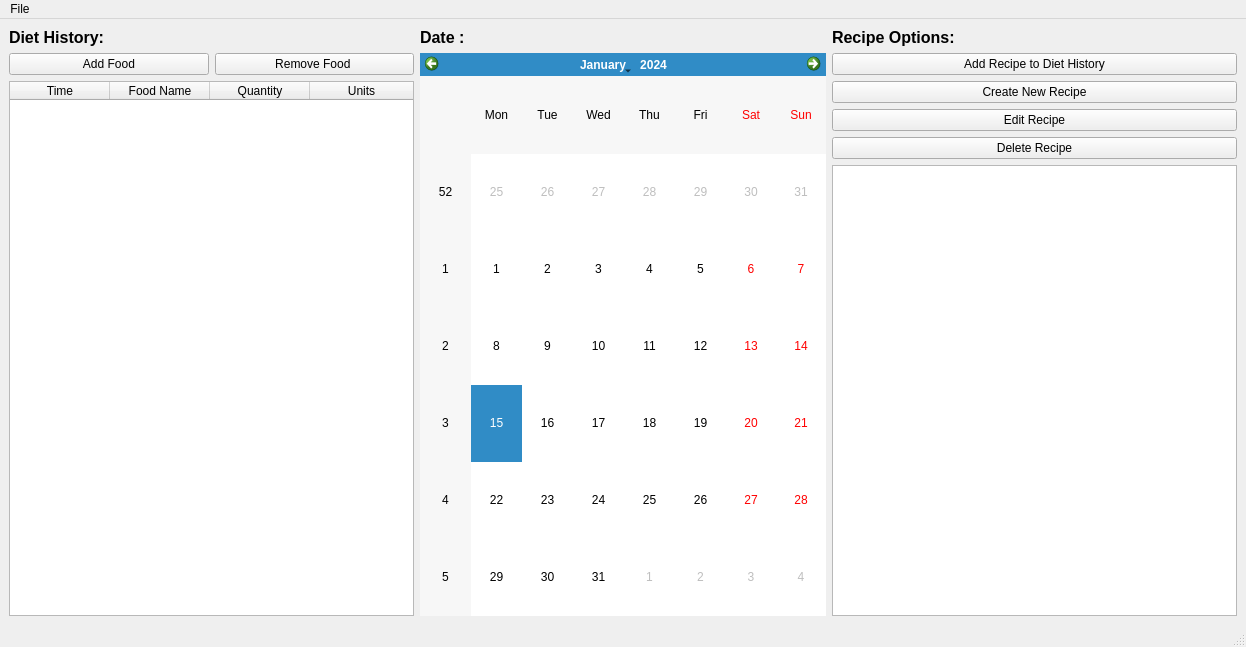
<?xml version="1.0" encoding="UTF-8"?>
<ui version="4.0">
 <class>MainWindow</class>
 <widget class="QMainWindow" name="MainWindow">
  <property name="geometry">
   <rect>
    <x>0</x>
    <y>0</y>
    <width>1246</width>
    <height>647</height>
   </rect>
  </property>
  <property name="windowTitle">
   <string>MainWindow</string>
  </property>
  <widget class="QWidget" name="centralwidget">
   <layout class="QHBoxLayout" name="horizontalLayout">
    <item>
     <layout class="QVBoxLayout" name="foodRecordLayout">
      <item>
       <widget class="QLabel" name="label">
        <property name="font">
         <font>
          <pointsize>12</pointsize>
          <weight>75</weight>
          <bold>true</bold>
         </font>
        </property>
        <property name="text">
         <string>Diet History:</string>
        </property>
       </widget>
      </item>
      <item>
       <layout class="QHBoxLayout" name="horizontalLayout_2">
        <item>
         <widget class="QPushButton" name="addFoodPushButton">
          <property name="text">
           <string>Add Food</string>
          </property>
         </widget>
        </item>
        <item>
         <widget class="QPushButton" name="removeFoodPushButton">
          <property name="text">
           <string>Remove Food </string>
          </property>
         </widget>
        </item>
       </layout>
      </item>
      <item>
       <widget class="QTableWidget" name="recordedFoodTableWidget">
        <property name="sizeAdjustPolicy">
         <enum>QAbstractScrollArea::AdjustIgnored</enum>
        </property>
        <property name="editTriggers">
         <set>QAbstractItemView::NoEditTriggers</set>
        </property>
        <property name="alternatingRowColors">
         <bool>true</bool>
        </property>
        <property name="selectionMode">
         <enum>QAbstractItemView::SingleSelection</enum>
        </property>
        <property name="selectionBehavior">
         <enum>QAbstractItemView::SelectRows</enum>
        </property>
        <attribute name="horizontalHeaderCascadingSectionResizes">
         <bool>true</bool>
        </attribute>
        <attribute name="horizontalHeaderStretchLastSection">
         <bool>true</bool>
        </attribute>
        <column>
         <property name="text">
          <string>Time</string>
         </property>
        </column>
        <column>
         <property name="text">
          <string>Food Name</string>
         </property>
        </column>
        <column>
         <property name="text">
          <string>Quantity</string>
         </property>
        </column>
        <column>
         <property name="text">
          <string>Units</string>
         </property>
        </column>
       </widget>
      </item>
     </layout>
    </item>
    <item>
     <layout class="QVBoxLayout" name="foodMetadataLayout">
      <item>
       <widget class="QLabel" name="label_2">
        <property name="font">
         <font>
          <pointsize>12</pointsize>
          <weight>75</weight>
          <italic>false</italic>
          <bold>true</bold>
         </font>
        </property>
        <property name="text">
         <string>Date :</string>
        </property>
       </widget>
      </item>
      <item>
       <widget class="QCalendarWidget" name="foodCalendarWidget"/>
      </item>
     </layout>
    </item>
    <item>
     <layout class="QVBoxLayout" name="recipeLayout">
      <item>
       <widget class="QLabel" name="label_3">
        <property name="font">
         <font>
          <pointsize>12</pointsize>
          <weight>75</weight>
          <italic>false</italic>
          <bold>true</bold>
         </font>
        </property>
        <property name="text">
         <string>Recipe Options:</string>
        </property>
       </widget>
      </item>
      <item>
       <widget class="QPushButton" name="addRecipeToHistoryPushButton">
        <property name="text">
         <string>Add Recipe to Diet History</string>
        </property>
       </widget>
      </item>
      <item>
       <widget class="QPushButton" name="newRecipePushButton">
        <property name="text">
         <string>Create New Recipe</string>
        </property>
       </widget>
      </item>
      <item>
       <widget class="QPushButton" name="editRecipePushButton">
        <property name="text">
         <string>Edit Recipe</string>
        </property>
       </widget>
      </item>
      <item>
       <widget class="QPushButton" name="deleteRecipePushButton">
        <property name="text">
         <string>Delete Recipe</string>
        </property>
       </widget>
      </item>
      <item>
       <widget class="QListWidget" name="recipeListWidget">
        <property name="acceptDrops">
         <bool>false</bool>
        </property>
        <property name="editTriggers">
         <set>QAbstractItemView::NoEditTriggers</set>
        </property>
        <property name="alternatingRowColors">
         <bool>true</bool>
        </property>
       </widget>
      </item>
     </layout>
    </item>
   </layout>
  </widget>
  <widget class="QMenuBar" name="menubar">
   <property name="geometry">
    <rect>
     <x>0</x>
     <y>0</y>
     <width>1246</width>
     <height>19</height>
    </rect>
   </property>
   <widget class="QMenu" name="menuFile">
    <property name="title">
     <string>File</string>
    </property>
    <widget class="QMenu" name="menuAnalysis">
     <property name="title">
      <string>Analysis</string>
     </property>
     <addaction name="actionLie_to_Me"/>
     <addaction name="actionDoc_Give_it_to_me_straight"/>
    </widget>
    <addaction name="menuAnalysis"/>
    <addaction name="actionExportData"/>
    <addaction name="separator"/>
    <addaction name="actionExit"/>
   </widget>
   <addaction name="menuFile"/>
  </widget>
  <widget class="QStatusBar" name="statusbar"/>
  <action name="actionExportData">
   <property name="text">
    <string>Export data</string>
   </property>
  </action>
  <action name="actionExport_data">
   <property name="text">
    <string>Export data</string>
   </property>
  </action>
  <action name="actionExit">
   <property name="text">
    <string>Exit</string>
   </property>
  </action>
  <action name="actionLie_to_Me">
   <property name="text">
    <string>Lie to Me</string>
   </property>
  </action>
  <action name="actionDoc_Give_it_to_me_straight">
   <property name="text">
    <string>Doc. Give it to me straight.</string>
   </property>
  </action>
 </widget>
 <resources/>
 <connections>
  <connection>
   <sender>actionExit</sender>
   <signal>triggered()</signal>
   <receiver>MainWindow</receiver>
   <slot>close()</slot>
   <hints>
    <hint type="sourcelabel">
     <x>-1</x>
     <y>-1</y>
    </hint>
    <hint type="destinationlabel">
     <x>607</x>
     <y>222</y>
    </hint>
   </hints>
  </connection>
 </connections>
</ui>
